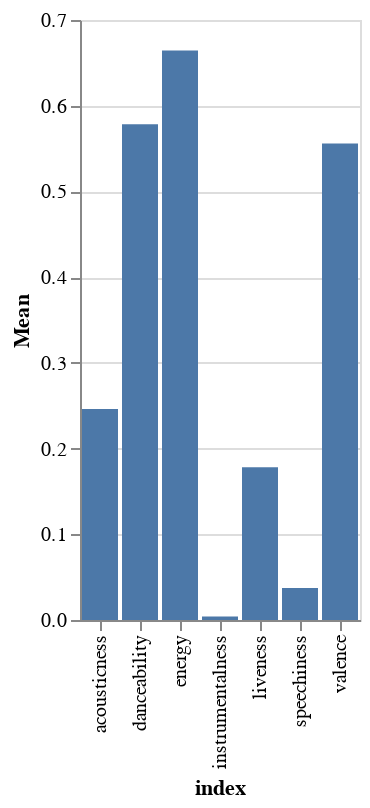

This figure's notebook cell:
### Code cell
import altair as alt

source = pd.DataFrame(audioFeaturesDF.drop(columns=['timeSignature', 'tempo', 'loudness']))
source = pd.DataFrame(source.mean(axis=0), columns=['Mean']).reset_index()
alt.Chart(source).mark_bar().encode(x='index', y='Mean')
# source

### Figure 1 — Vega-Lite specification as saved in the notebook (floating-point values rounded to 4 significant figures)
{"config": {"view": {"continuousWidth": 400, "continuousHeight": 300}}, "data": {"name": "data-c1a114129433bb48aeff2b08cc13b987"}, "mark": "bar", "encoding": {"x": {"type": "nominal", "field": "index"}, "y": {"type": "quantitative", "field": "Mean"}}, "$schema": "https://vega.github.io/schema/vega-lite/v4.8.1.json", "datasets": {"data-c1a114129433bb48aeff2b08cc13b987": [{"index": "acousticness", "Mean": 0.246}, {"index": "danceability", "Mean": 0.5783}, {"index": "energy", "Mean": 0.6644}, {"index": "instrumentalness", "Mean": 0.004085}, {"index": "liveness", "Mean": 0.1781}, {"index": "speechiness", "Mean": 0.03735}, {"index": "valence", "Mean": 0.5559}]}}
